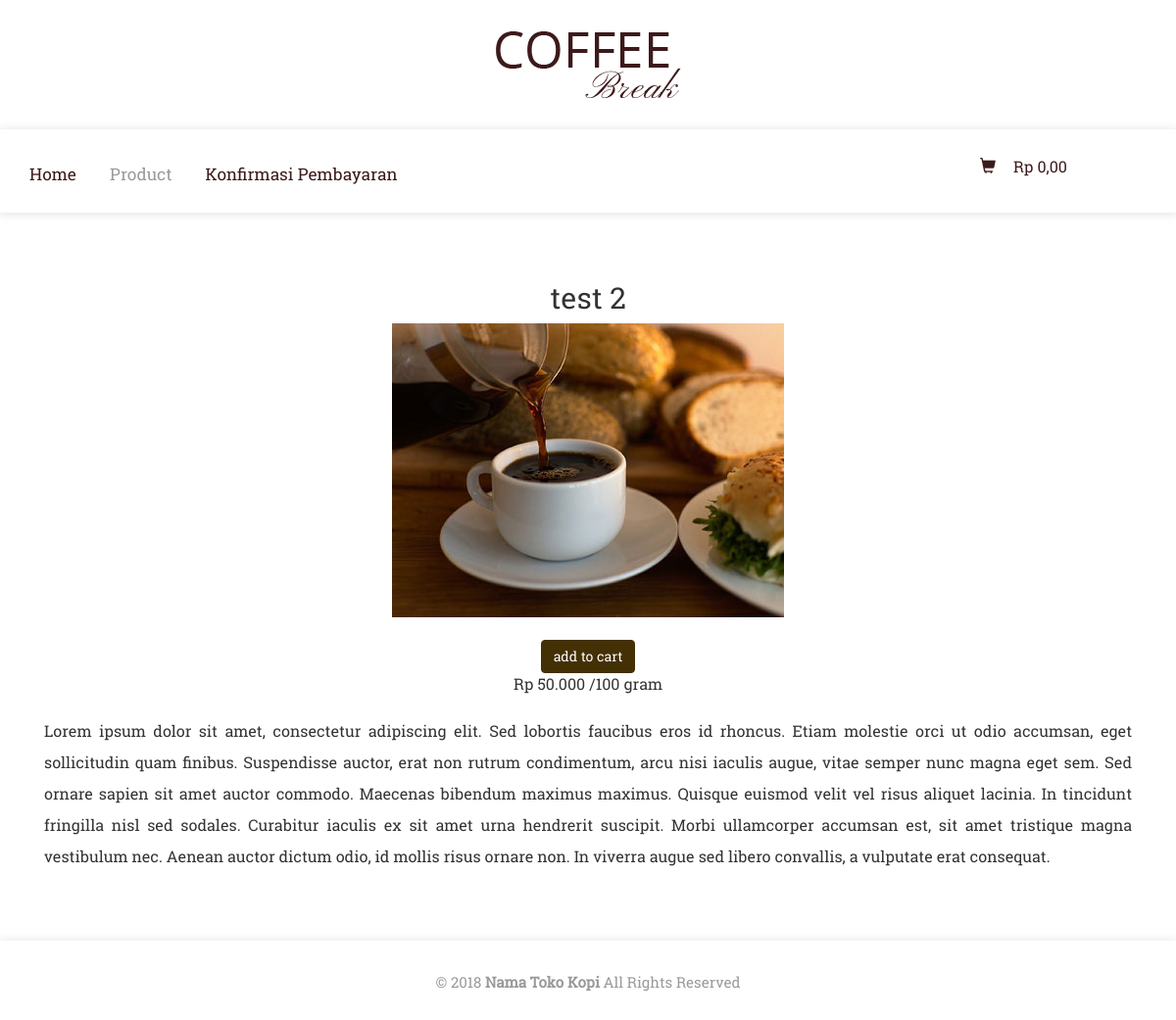
Screenshot of /?menu=product&&action=productDetail&&id_product=14 with the database file from the repository.
### tables this page shows
CREATE TABLE IF NOT EXISTS `artikel` (
  `id_artikel` int(11) NOT NULL,
  `id_kopi` int(11) NOT NULL,
  `deskripsi` text NOT NULL
);

CREATE TABLE IF NOT EXISTS `bijih_kopi` (
  `id_kopi` int(11) NOT NULL,
  `nama_kopi` varchar(100) NOT NULL,
  `harga` int(11) NOT NULL,
  `stok` int(11) NOT NULL DEFAULT '100000',
  `status` int(11) NOT NULL DEFAULT '1',
  `foto_produk` varchar(255) NOT NULL
);

### class/connection.php (called while the page is built, shortened)
<?php
class connection{
	private $host="localhost";
	private $user="root";
	private $pass="";
	private $database="coffee";
      private $con;
      public function __construct(){
		$this->con= new mysqli($this->host, $this->user, $this->pass, $this->database);
	}
	public function getRow($query){
		$data = array();
		$result=$this->con->query($query);
		if($result){
			$data = $result->fetch_assoc();
		}
		return $data;
	}
}
?>

### pages/productDetail.php (the view, shortened to what this page needs)
<div class="container" style="margin-top: 50px;margin-bottom: 50px;">
   <div class="col-md-12">
      <center>
         <h2><?= $data['nama_kopi'] ?></h2>
      </center>
   </div>
   <div class="col-md-12">
      <center>
         <img class="img-responsive" id="img-preview" src="<?= $data['foto_produk'] ?>">
      </center>
   </div>
   <div class="col-md-12">
      <center>
        <br/>
		 <?php if($data['stok'] == 0){ ?>
			<span class="label label-warning">Stok habis</span>
		 <?php }else{ ?>
			<button class="btn btn-cart" >add to cart</button>
		 <?php } ?>
		 <br>
		 <span>Rp <?= number_format($data['harga'], 0,".",".") ?> /100 gram</span>
   </div>
   <div class="col-md-12 artikel">
      <p>
         <?= $data['deskripsi'] ?>
      </p>
   </div>
</div>

### css/style.css (style rules this page uses)
html, body { font-size: 100%; background: #fff; }
body { font-size: 100%; font-family: 'RobotoSlab-Regular'; }
p { margin:0; }

### css/chocolat.css (style rules this page uses)
body { margin:0; padding:0; }

### pages/productDetail.php (style rules this page uses)
.artikel { margin:20px 0px }
.artikel p { text-align: justify;line-height:2 }
.btn-cart { color: #fff;background-color: #443005;border-color: #443005; }
#img-preview { max-width:400px;max-height:300px }

### rows the page displays
artikel: id_kopi.nama_kopi "test 2", id_kopi.foto_produk (picture), id_kopi.harga "50.000", deskripsi "Lorem ipsum dolor sit amet, consectetur adipiscing elit. Sed lobortis faucibus eros id rhoncus. Etiam molestie orci ut odio accumsan, eget sollicitudin quam finibus. Suspendisse auctor, erat non rutrum condimentum, arcu nisi iaculis augue, vitae semper nunc magna eget sem. Sed ornare sapien sit amet auctor commodo. Maecenas bibendum maximus maximus. Quisque euismod velit vel risus aliquet lacinia. In tincidunt fringilla nisl sed sodales. Curabitur iaculis ex sit amet urna hendrerit suscipit. Morbi ullamcorper accumsan est, sit amet tristique magna vestibulum nec. Aenean auctor dictum odio, id mollis risus ornare non. In viverra augue sed libero convallis, a vulputate erat consequat."
